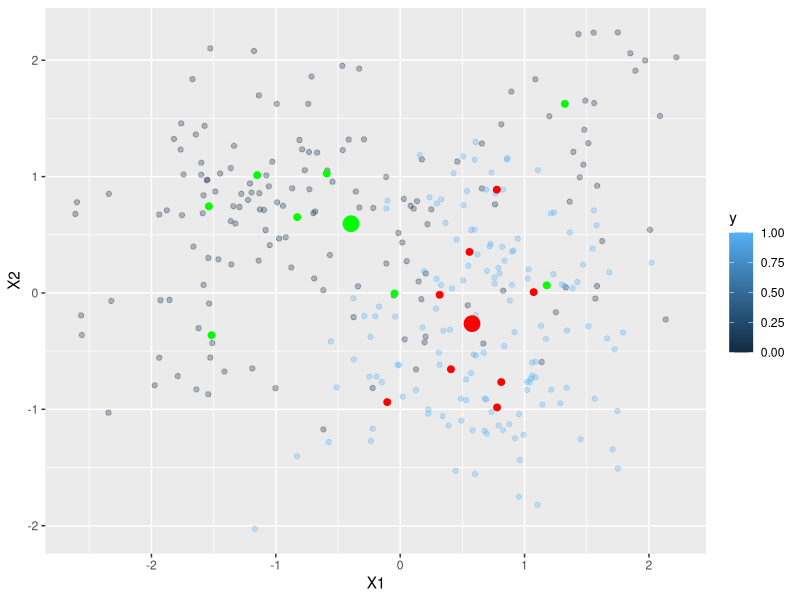
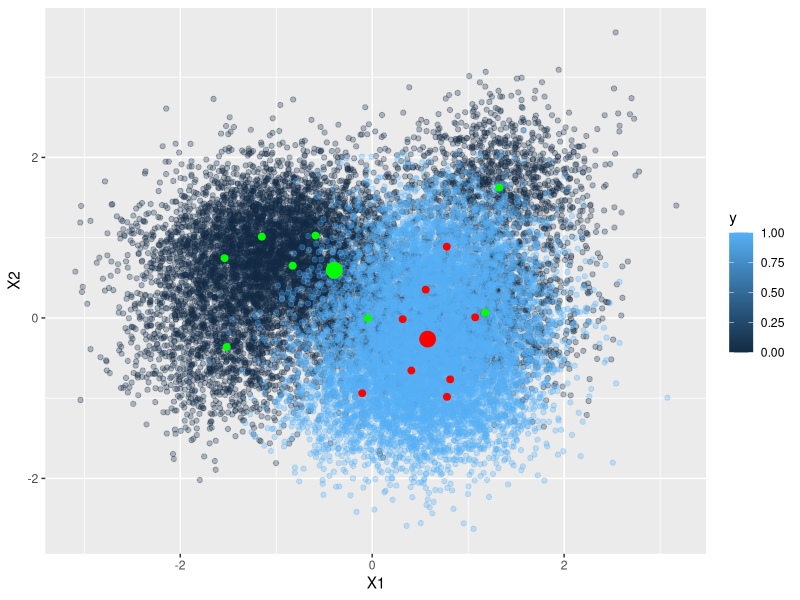
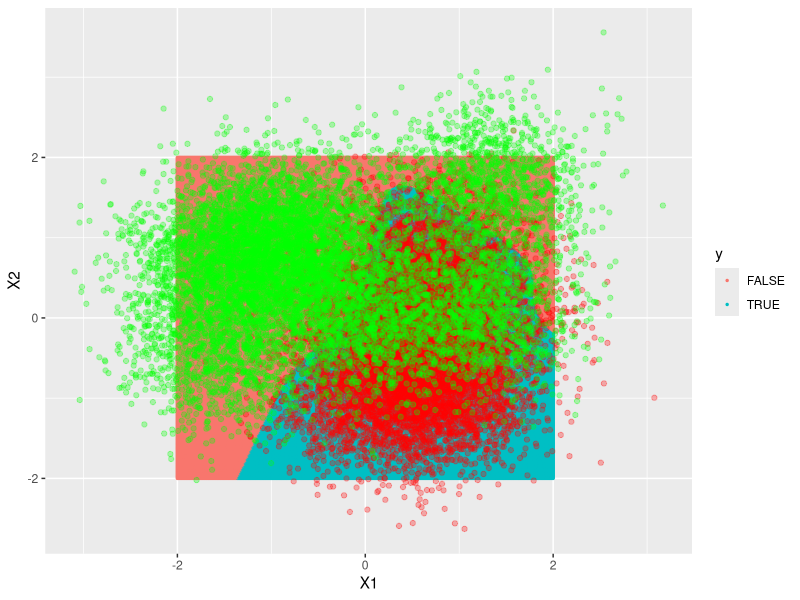
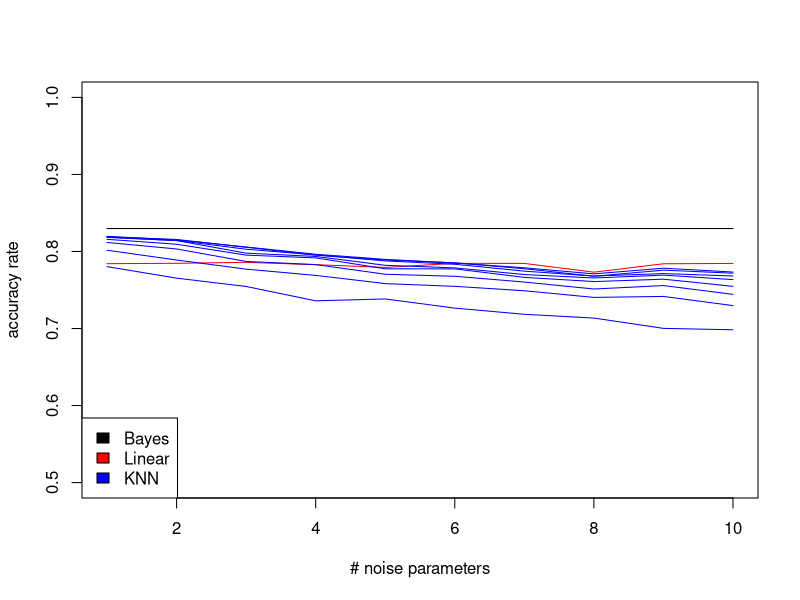
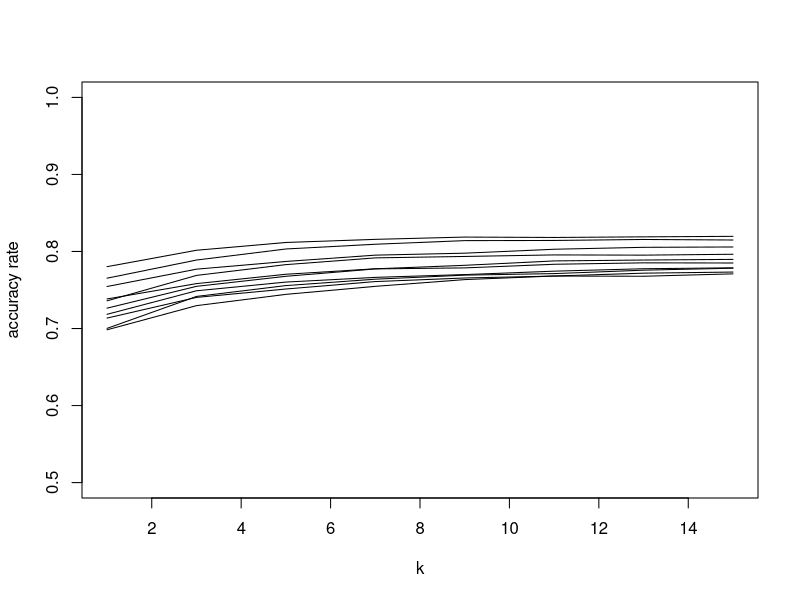
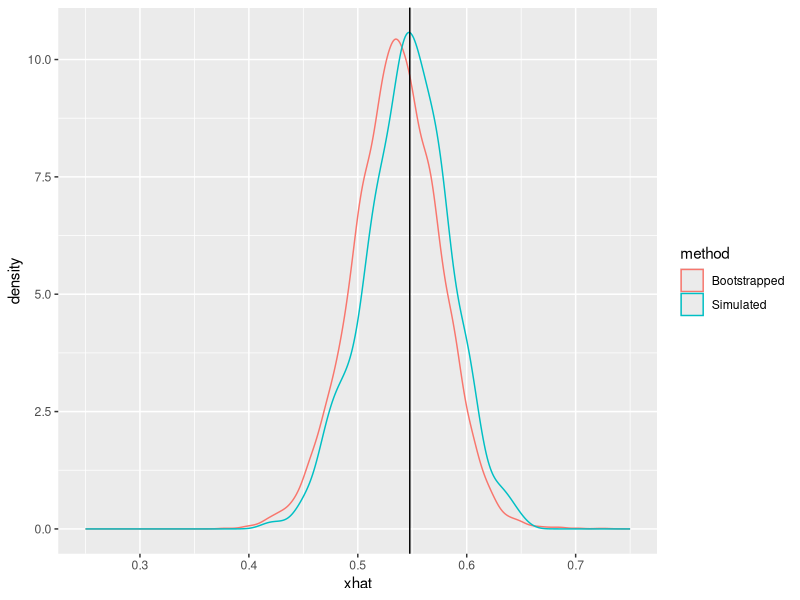
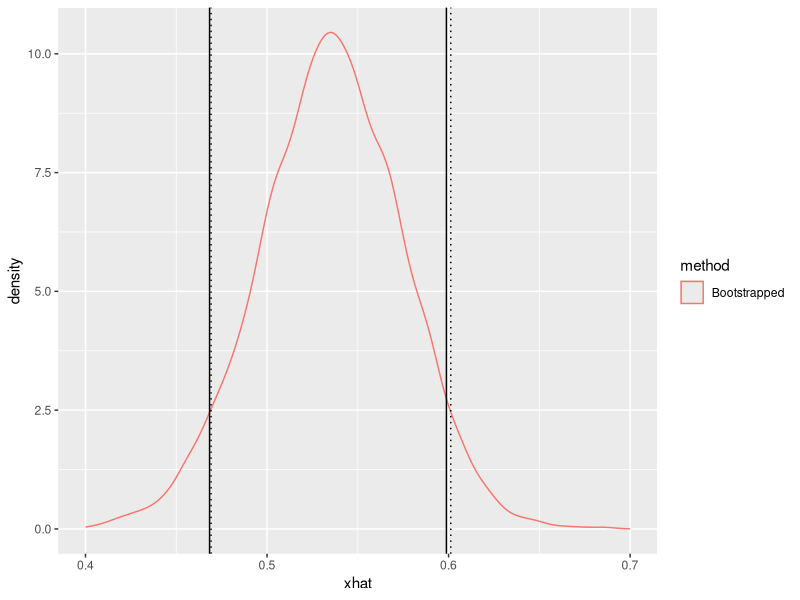

These figures' R source, in order:
## ---- chunk 1
knitr::opts_chunk$set(echo = TRUE)
suppressMessages(library(dplyr))
suppressMessages(library(ggplot2))
suppressMessages(library(mvtnorm))
suppressMessages(library(class))
suppressMessages(library(rlist))
## ---- chunk 2
# Initialize Member variables
PI = .5
K = 8
W = rep(1/8, K)
SIGMA = .5 * diag(2) # a matrix of standard deviations

N_TRAIN = 300
N_TEST = 20000

## ---- chunk 3
# generate mu
# get with key j + 1; then get row k by slicing
set.seed(11)
MU = list(
  rmvnorm(8, c(0, 1), diag(2)),
  rmvnorm(8, c(1, 0), diag(2))
)
## ---- chunk 4
generate_mixed_normals <- function(n, centroids=MU, omega=W, sigma2=SIGMA^2, pi=PI, seed=25)
  {
  #' Generates the density in 1a, pursuant to problem instructions
  #' @param n: int, size of generated dataset
  #' @param centroids: list[matrix[K, 2], matrix[K, 2]]. A list of the centroids
  #' @param omega: numeric[K] mixing weights
  #' @param sigma2: matrix[2, 2], var-cov matrix for MVN
  #' @param pi: numeric, class priors
  #' @param seed: integer, seed for reproducability
  #' @return : list[matrix[n, 2], numeric[n]], a list of x, y values
  
  set.seed(seed)
  pos_class = rbinom(n, 1, pi)
  
  # sample from omega, THEN sample from MVN
  # generate from positive class
  set.seed(220)
  pos_x = lapply(sample(1:length(omega), sum(pos_class), prob=omega, replace=T), 
                 function(k) rmvnorm(1, centroids[[2]][k, ], sigma2)) %>%
    do.call("rbind", .)
  # generate from negative class
  neg_x = lapply(sample(1:length(omega), length(pos_class) - sum(pos_class), prob=omega, replace=T), 
                 function(k) rmvnorm(1, centroids[[1]][k, ], sigma2)) %>%
    do.call("rbind", .)
  
  list(
    x=rbind(neg_x, pos_x), 
    y=c(rep(0, nrow(neg_x)), rep(1, nrow(pos_x)))
  )
}

get_mixed_class_density <- function(x, mu, sigma=SIGMA^2, omega=W){
  #' Gets the mixture/mixed density for a single class, i.e. j=0 OR j=1
  #' @param x: matrix[n, 2], a matrix of x-values to take the density of
  #' @param sigma: matrix[2, 2], variance-covariance matrix of distribution
  #' @param omega: numeric[K], mixing weights
  #' @return : numeric[n], conditional mixed densities for the class
  
  lapply(1:nrow(mu), 
                   function(k) dmvnorm(x, 
                                       mu[k, ], 
                                       sigma) * omega[k]
  ) %>%
    base::Reduce("+", .)
}

## ---- chunk 5
trainset = generate_mixed_normals(n=N_TRAIN)
xtrain = trainset$x; ytrain = trainset$y
testset = generate_mixed_normals(n=N_TEST)
xtest = testset$x; ytest = testset$y

the_data = list(
  xtrain=xtrain,
  ytrain=ytrain,
  xtest=xtest,
  ytest=ytest
)
## ---- chunk 6
# the training data
ggplot() +
  geom_point(data = data.frame(cbind(the_data$xtrain, the_data$ytrain)) %>% `colnames<-`(c("X1", "X2", "y")), 
             mapping=aes(x=X1, y=X2, color=y), alpha=.3)+
  geom_point(data = data.frame(MU[[1]]) %>% summarise_all(., mean), 
             mapping=aes(x=X1, y=X2), 
             size= 5, 
             color = 'green') +
  geom_point(data = data.frame(MU[[2]]) %>% summarise_all(., mean), 
             mapping=aes(x=X1, y=X2), 
             size= 5, 
             color = 'red') +
  geom_point(data = data.frame(MU[[1]]), mapping=aes(x=X1, y=X2), size= 2, color = 'green') +
  geom_point(data = data.frame(MU[[2]]), mapping=aes(x=X1, y=X2), size= 2, color = 'red')
## ---- chunk 7
# the test data
ggplot() +
  geom_point(data = data.frame(cbind(the_data$xtest, the_data$ytest)) %>% `colnames<-`(c("X1", "X2", "y")), 
             mapping=aes(x=X1, y=X2, color=y), alpha=.3)+
  geom_point(data = data.frame(MU[[1]]) %>% summarise_all(., mean), mapping=aes(x=X1, y=X2), size= 5, color = 'green') +
  geom_point(data = data.frame(MU[[2]]) %>% summarise_all(., mean), mapping=aes(x=X1, y=X2), size= 5, color = 'red') +
  geom_point(data = data.frame(MU[[1]]), mapping=aes(x=X1, y=X2), size= 2, color = 'green') +
  geom_point(data = data.frame(MU[[2]]), mapping=aes(x=X1, y=X2), size= 2, color = 'red')
## ---- chunk 8
compute_bayes_classifier <- function(x, centroids, sigma=SIGMA^2, 
                                     omega=W, pi=PI, decision_boundary=.5, response){
  #' Computes the bayes classifier at a particular x
  #' @param x: matrix[n, 2], a matrix of x-values to evaluate
  #' @param centroids: list[matrix[K, 2], matrix[K, 2]]. A list of the centroids
  #' @param omega: numeric[K] mixing weights
  #' @param sigma: matrix[2, 2], var-cov matrix for MVN
  #' @param pi: numeric, class priors
  #' @param decision_boundary: numeric, cutoff for 1/0 classification
  #' @return : numeric[nrow(x)], the Bayes classifications of each entry in x

  dens_pos = get_mixed_class_density(x, mu=centroids[[2]], sigma, omega)
  dens_neg = get_mixed_class_density(x, mu=centroids[[1]], sigma, omega)
  
  # doing it in full in case pi ever changes
  if (response == 'prob'){
    return(
      (dens_pos*pi)/(dens_pos*pi + dens_neg*(1-pi))
      )
  }else{
    return(
      (dens_pos*pi)/(dens_pos*pi + dens_neg*(1-pi)) >= decision_boundary
    )
  }
}

mm = data.frame(the_data$xtest)
mm$yhat = compute_bayes_classifier(mm, centroids=MU, sigma=SIGMA^2, 
                                   omega=W, pi=PI, response='class')
mm$y = the_data$ytest

## ---- chunk 9
x_grid = expand.grid(seq(-2, 2, .01), seq(-2, 2, .01))
bayes_x_grid = compute_bayes_classifier(x_grid, 
                                        centroids=MU, 
                                        sigma=SIGMA^2, 
                                        omega=W, 
                                        pi=PI, 
                                        response='class')
x_grid = data.frame(x_grid) %>%
  `colnames<-`(c("X1", "X2"))
x_grid$y = bayes_x_grid

ggplot(x_grid, aes(x=X1, y=X2, color=y), alpha=.01) + 
  geom_point(size=.5) +
  geom_point(data = data.frame(cbind(the_data$xtest, the_data$ytest)) %>% 
               `colnames<-`(c("X1", "X2", "y")) %>% 
               filter(y==1), 
             mapping=aes(x=X1, y=X2), alpha=.3, color = 'red')+
  geom_point(data = data.frame(cbind(the_data$xtest, the_data$ytest)) %>% 
               `colnames<-`(c("X1", "X2", "y")) %>% 
               filter(y==0), 
             mapping=aes(x=X1, y=X2), alpha=.3, color = 'green')
## ---- chunk 10
# linear classifier
fit_linear_classifier <- function(x, y){
  #' Fits the linear classifier
  #' @param x: matrix[n, 2], a matrix of features
  #' @param y: numeric[n], a vector of binary y-values
  #' @return : stats::lm(), a linear model
  # R really wants it to be a df I guess
  df = data.frame(x)
  df$y = y
  lm(y ~ ., df)
}

# linear model prediction
predict_linear_classifier <- function(mod, x, decision_boundary=.5){
  #' Predicts for a fitted linear classifier
  #' @param mod: stats::lm(), a fitted linear model
  #' @param x: matrix[n, 2], a matrix of x-values to predict
  #' @param decision_boundary: numeric, the 1/0 decision cutoff
  #' @return : numeric, predicted y classes

  yhat = predict(mod, newdata=data.frame(x))
  as.numeric(yhat >= decision_boundary)
}

# evaluation function
train_test_model_suite <- function(the_data, 
                                   kvec=seq(1, 15, 2), 
                                   params=list(
                                     centroids=MU,
                                     omega=W,
                                     pi=PI,
                                     sigma=SIGMA^2
                                   )){
  # Bayes classifier
  bayes_test_class = compute_bayes_classifier(the_data$xtest[, c(1,2)], 
                                              centroids=params$centroids, 
                                              sigma=params$sigma, 
                                              omega=params$omega, 
                                              pi=params$pi,
                                              response='class')
  bayes_test_acc = mean(bayes_test_class == the_data$ytest)
  
  # Linear classifier
  clf_linear = fit_linear_classifier(the_data$xtrain, the_data$ytrain)
  yhat_linear = predict_linear_classifier(clf_linear, the_data$xtest)
  linear_test_acc = mean(yhat_linear == the_data$ytest)
  acc_list = c(bayes_test_acc, linear_test_acc) # list of accuracy measurements
  
  # KNN classifiers
  for (k in kvec) {
    yhat_KNN = knn(train=the_data$xtrain, 
                   test=the_data$xtest, 
                   cl=as.factor(the_data$ytrain), 
                   k=k, l=0, prob=FALSE, use.all=TRUE)
    KNN_test_acc = mean(yhat_KNN == the_data$ytest)
    acc_list = c(acc_list, KNN_test_acc)
  }
  return(acc_list)
}

kvec = seq(1, 15, 2)
train_test_model_suite(the_data, kvec)
## ---- chunk 11
noisy_evaluation <- function(kvec, the_data, noise, sigma.noise) {
  #' Wrapper around test suite to add noise columns
  xtrain.noise <- replicate(noise, rnorm(nrow(the_data$xtrain), mean=0, sd=sigma.noise))
  xtest.noise <- replicate(noise, rnorm(nrow(the_data$xtest), mean=0, sd=sigma.noise))
  the_data$xtrain <- cbind(the_data$xtrain, xtrain.noise)
  the_data$xtest <- cbind(the_data$xtest, xtest.noise)
  train_test_model_suite(the_data, kvec)
}

# main portion
sigma.noise = 1
noise.cols = 1:10

noisy.result <- sapply(noise.cols, function(n_cols) {
  return(noisy_evaluation(kvec, the_data, n_cols, sigma.noise))
})

## ---- chunk 12
# Plot the effects of adding the noise parameters on the accuracy
res <- matrix(noisy.result, nrow=10)
plot(t(res)[,1], type="l", xlab="# noise parameters", ylab="accuracy rate", ylim=c(0.5, 1.0))
lines(t(res)[,2], col="red")
for (i in 3:10) {
  lines(t(res)[,i], col="blue")
}
legend("bottomleft", 
       legend=c("Bayes", "Linear", "KNN"), 
       fill=c("black", "red", "blue"))
## ---- chunk 13
# Plot the effects of adding the noise parameters on the accuracy
plot(x=seq(1,15,2), y=res[3:10, 1], type="l", xlab="k", ylab="accuracy rate", ylim=c(0.5,1.0))
for (i in 2:10) {
  lines(seq(1,15,2), res[3:10, i])
}
## ---- chunk 14
# Part A ------------------------------------------------------------------
N = 50 # sample size
SIGMA = .2 # nuisance sd
YHAT = 1.3 # point to evaluate
S = 1000 # number of sims
B = 10000 # number of bootstraps

generate_data <- function(n=N, sigma=SIGMA, seed=11){
  #' Function to sample an X ~ U(0, 1), and, on top of that x, compute  Y ~ N(1 + x^2, sigma^2)
  #' @param n: int, sample size. 
  #' @param sigma: numeric, standard deviation of epsilon
  #' @param seed: int, sample seed for reproducability and/or recovery of "first" sample.
  #' @return list[x=numeric, y=numeric]: A paired list of x, y
  
  set.seed(seed)
  x = runif(n, 0, 1)
  y = rnorm(n, 1 + x^2, sigma)
  list(x=x, y=y)
}


fit_and_solve <- function(x, y, yhat, domain=c(0, 1)){
  #' Fit quadratic regression specified in problem, then predicts for particular yhat
  #' @param x: numeric[n], vector of (sampled) covariates of the regression.
  #' @param y: numeric[n], vector of (sampled) targets of the regression.
  #' @param yhat: numeric[k], yhats to be predicted (in reverse)
  #' @param domain: numeric[2], intended domain for xhat. Results outside domain are ignored
  #' @return numeric : the predicted value of xhat
  
  # fit the model
  mod = lm(y ~ 1 + x + I(x^2))
  # extract coefficients
  beta_fit = as.numeric(mod$coefficients)
  # cover the imaginary cases
  sqrt_term = beta_fit[2]^2 - 4 * (beta_fit[1] - yhat) * beta_fit[3]
  sqrt_term = max(sqrt_term, 0)
  # solve for roots
  x0_hat = c((-beta_fit[2] + sqrt(sqrt_term))/(2 * beta_fit[3]),
             (-beta_fit[2] - sqrt(sqrt_term))/(2 * beta_fit[3]))
  if (length(x0_hat[x0_hat >= domain[1] & x0_hat <= domain[2]]) == 2){
    warning(paste0(length(x0_hat[x0_hat >= domain[1] & x0_hat <= domain[2]]), 
                   " valid roots detected -- sampling one of them at random"))
    return(sample(x0_hat[x0_hat >= domain[1] & x0_hat <= domain[2]], 1))
  }
  # restrict root to appropriate range
  return(x0_hat[x0_hat >= domain[1] & x0_hat <= domain[2]])
}

## ---- chunk 15
data = generate_data()
xhat_b = fit_and_solve(x=data$x, y=data$y, yhat=YHAT)
## ---- chunk 16
xhats_c = sapply(1:S, function(i){
  data = generate_data(seed=i+1); 
  fit_and_solve(x=data$x, y=data$y, yhat=YHAT)
})
## ---- chunk 17
xhats_d = sapply(1:B, function(i){
  slc = sample(1:N, N, replace=T); # draw the sample
  fit_and_solve(x=data$x[slc], y=data$y[slc], yhat=YHAT) # perform the procedure
}) %>% 
  unlist()
## ---- chunk 18
sd_c = sd(xhats_c, na.rm=T)
sd_d = sd(xhats_d, na.rm=T)
ggplot(data.frame(xhat = c(xhats_c, xhats_d),
                          method = c(rep("Simulated", length(xhats_c)),
                                     rep("Bootstrapped", length(xhats_d))
                          )),
               aes(x=xhat,
                   color=method)) +
  geom_density() +
  geom_vline(xintercept=sqrt(0.3)) +
  xlim(c(.25, .75))
paste("sd w/o bootstrap:", sd_c)
paste("sd w/  bootstrap:", sd_d)
paste("bias w/o bootstrap", abs(mean(xhats_c, na.rm=T) - sqrt(0.3)))
paste("bias w/ bootstrap:", abs(mean(xhats_d, na.rm=T) - sqrt(0.3)))

## ---- chunk 19
# method 1: straightaway:
# 1.) take B bootstraps and compute quantiles (the middle 90% of sample statistics)
ci_method_1 = quantile(xhats_d, c(.05, .95), na.rm=T) %>% suppressMessages()
# re-use xhats

# method 2: straightaway
# 1.) Take the distribution as normal.
# 2.) Compute the confidence interval according to a normal distribution
ci_method_2 = qnorm(c(.05, .95), mean=mean(xhats_d), sd=sd(xhats_d))

ggplot(data.frame(xhat = c(xhats_d), 
                  method = rep("Bootstrapped", 
                               length(xhats_d))),
               aes(x=xhat,
                   color=method)) +
  geom_density() +
  geom_vline(xintercept=ci_method_1) +
  geom_vline(xintercept=ci_method_2, linetype="dotted") +
  xlim(c(.4, .7)) 
